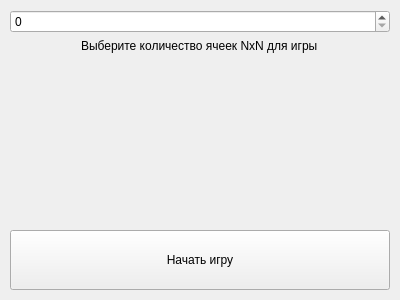
<?xml version="1.0" encoding="UTF-8"?>
<ui version="4.0">
 <class>HellowPopUp</class>
 <widget class="QWidget" name="HellowPopUp">
  <property name="windowModality">
   <enum>Qt::WindowModal</enum>
  </property>
  <property name="geometry">
   <rect>
    <x>0</x>
    <y>0</y>
    <width>400</width>
    <height>300</height>
   </rect>
  </property>
  <property name="sizePolicy">
   <sizepolicy hsizetype="Minimum" vsizetype="Minimum">
    <horstretch>0</horstretch>
    <verstretch>0</verstretch>
   </sizepolicy>
  </property>
  <property name="minimumSize">
   <size>
    <width>400</width>
    <height>300</height>
   </size>
  </property>
  <property name="maximumSize">
   <size>
    <width>400</width>
    <height>300</height>
   </size>
  </property>
  <property name="windowTitle">
   <string>Form</string>
  </property>
  <layout class="QGridLayout" name="gridLayout_2">
   <property name="leftMargin">
    <number>10</number>
   </property>
   <property name="topMargin">
    <number>10</number>
   </property>
   <property name="rightMargin">
    <number>10</number>
   </property>
   <property name="bottomMargin">
    <number>10</number>
   </property>
   <item row="1" column="0">
    <layout class="QGridLayout" name="gridLayout">
     <item row="1" column="0" colspan="2">
      <spacer name="verticalSpacer">
       <property name="orientation">
        <enum>Qt::Vertical</enum>
       </property>
       <property name="sizeHint" stdset="0">
        <size>
         <width>20</width>
         <height>40</height>
        </size>
       </property>
      </spacer>
     </item>
     <item row="2" column="0" colspan="2">
      <widget class="QPushButton" name="btnStartGame">
       <property name="minimumSize">
        <size>
         <width>0</width>
         <height>60</height>
        </size>
       </property>
       <property name="maximumSize">
        <size>
         <width>16777215</width>
         <height>60</height>
        </size>
       </property>
       <property name="text">
        <string>Начать игру</string>
       </property>
       <property name="checkable">
        <bool>false</bool>
       </property>
       <property name="checked">
        <bool>false</bool>
       </property>
      </widget>
     </item>
     <item row="0" column="0" colspan="2" alignment="Qt::AlignHCenter">
      <widget class="QLabel" name="labelDescribe">
       <property name="text">
        <string>Выберите количество ячеек NxN для игры</string>
       </property>
      </widget>
     </item>
    </layout>
   </item>
   <item row="0" column="0">
    <widget class="QSpinBox" name="spinBoxCellCount"/>
   </item>
  </layout>
 </widget>
 <resources/>
 <connections/>
</ui>
